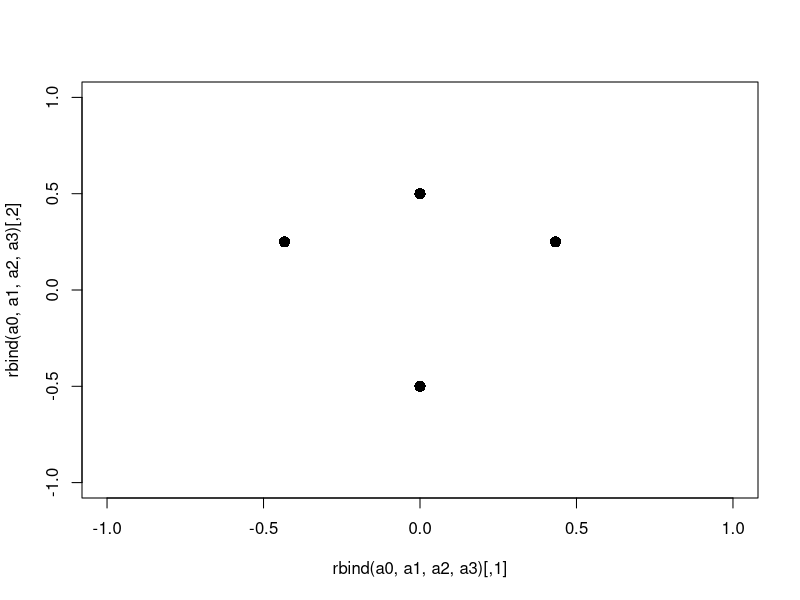

The R script that drew this image: (Note: this script raises an error after producing the figure.)
#ボール化した場合のフィルトレーションをプロットして確認する
a0<-c(0, -0.5)
a1<-c(0.5*sqrt(3)/2, 0.25)
a2<-c(0, 0.5)
a3<-c(-0.5*sqrt(3)/2, 0.25)
plot(rbind(a0, a1, a2, a3), xlim = c(-1, 1), ylim = c(-1, 1), pch=16, cex=1.5)
a_set<-TDAdataset$new(rbind(a0, a1, a2, a3))

#MHPによって距離を1-exp(r_ij^2)で更新した場合の点をプロットする
#その場合の点をつないだポリゴンを表示
r_01<-sum((a1 - a0)^2) 
r_02<-sum((a2 - a0)^2) 
r_03<-sum((a3 - a0)^2)
r_12<-sum((a2 - a1)^2) %>% sqrt()
r_23<-sum((a3 - a2)^2) %>% sqrt()
r_13<-sum((a3 - a1)^2) %>% sqrt()


d_01<-1-exp(-r_01)
d_02<-1-exp(-r_02)
d_03<-1-exp(-r_03)

a01<-((sqrt(r_01) - d_01)/sqrt(r_01))* (a1 - a0) + a0
points(x = a01[1], y = a01[2], col=3, pch=16)
a02<-((sqrt(r_02) - d_02)/sqrt(r_02))* (a2 - a0) + a0
points(x = a02[1], y = a02[2], col=3, pch=16)
a03<-((sqrt(r_03) - d_03)/sqrt(r_03))* (a3 - a0) + a0
points(x = a03[1], y = a03[2], col=3, pch=16)

polygon(c(a0[1], a01[1], a02[1], a03[1]), c(a0[2], a01[2], a02[2], a03[2]), col=rgb(255/255, 153/255, 153/255, alpha = 0.3))
lines(c(a1[1], a2[1], a3[1], a0[1], a1[1]), c(a1[2], a2[2], a3[2], a0[2], a1[2]))
#穴に相当する円周の描画
theta <- seq(-pi, pi, length=100)
r<-0.5
polygon(r*cos(theta), r*sin(theta))

R<-2*sqrt(3)
R<-8*sqrt(3)/5
R<-8/2.5
R<-3.2228
R<-3.25
R<-2*sqrt(3)-1
R<-3.0551
R<-4
#a0を中心に半径2の円とみなした時のbirthとdeath
R<-(4*sqrt(3)-v)/2
#v=2
R<-1/11*(6*sqrt(55)-11)
#v=1
R<-1/94*(12*sqrt(987)-47)
#v=3
R<-4*sin(pi/6)
R<-1/26*(4*sqrt(715)-39)

#a0の固定円の半径
v<-3

polygon(a0[1]+(R+v)*cos(theta), a0[2]+(R+v)*sin(theta), col=rgb(255/255, 153/255, 153/255, alpha = 0.3))
#a0固定円なし
polygon(a0[1]+R*cos(theta), a0[2]+R*sin(theta), col=rgb(255/255, 153/255, 153/255, alpha = 0.3))
#polygon(a0[1]+1.5*R*cos(theta), a0[2]+1.5*R*sin(theta))
polygon(a1[1]+R*cos(theta), a1[2]+R*sin(theta), col=rgb(255/255, 153/255, 153/255, alpha = 0.3))
polygon(a2[1]+R*cos(theta), a2[2]+R*sin(theta), col=rgb(255/255, 153/255, 153/255, alpha = 0.3))
polygon(a3[1]+R*cos(theta), a3[2]+R*sin(theta), col=rgb(255/255, 153/255, 153/255, alpha = 0.3))

#a0の固定円の描画
polygon(a0[1]+v*cos(theta), a0[2]+v*sin(theta), col="pink")
points(a0[1], a0[2], pch=16, cex=1.5)

polygon(1+R*cos(theta), (sqrt(3)-4)+R*sin(theta))
polygon(-1+R*cos(theta), (sqrt(3)-4)+R*sin(theta))
polygon(R*cos(theta), -2+R*sin(theta))
points(rbind(c(1, sqrt(3)-4),c(-1, sqrt(3)-4), c(0, -2)))
lines(c(0, 2*sqrt(3)), c(-4, 2))
lines(c(a1[1], a2[1], a3[1], a0[1]), c(a1[2], a2[2], a3[2], a0[2]))

#----------------------------------------
#点が満遍なく分布している場合----

#点のプロット
for (i in 1:(360/30)) {
  
  points(4*cos((i-1)*pi/6), 4*sin((i-1)*pi/6), pch=16, cex=1.5)
  
}

#円のプロット
x<-((2*sqrt(3)-4)^2 + 2^2)/2
x<-4*sin(pi/12)
x<-4
for (i in 1:(360/30)) {
  
  polygon(4*cos((i-1)*pi/6)+x*cos(theta), 4*sin((i-1)*pi/6)+x*sin(theta), col=rgb(255/255, 153/255, 153/255, alpha = 0.3))
  
}

#---------------------------------
#密度が低いが均等に分布している場合---
plot(rbind(a0, a1, a2, a3), xlim = c(-5, 5), ylim = c(-5, 5), type = "n")

#円のプロット
x<-4*sin(pi/4)
x<-4
for (i in 1:(360/90)) {
  
  polygon(4*cos((i-1)*pi/2)+x*cos(theta), 4*sin((i-1)*pi/2)+x*sin(theta))
  
}

#点のプロット
for (i in 1:(360/90)) {
  
  points(4*cos((i-1)*pi/2), 4*sin((i-1)*pi/2), pch=16)
  
}

#--------------------------------------
#擬似的なPDを出力
#密度が高い場合
plot(4*sin(pi/12), 4, pch=2, cex=2, xlim = c(0, 6), ylim = c(0, 6), col=2, lwd=2)
abline(0, 1)

#密度が低い場合
plot(2*sqrt(3), 4, pch=2, cex=2, xlim = c(0, 6), ylim = c(0, 6), col=2, lwd=2)
abline(0, 1)

plot(2*sqrt(3), 4, pch=2, cex=2, xlim = c(0, 6), ylim = c(0, 6), col=2, lwd=2)

#密度が低い場合
#固定円有り
plot(4*sin(pi/6), 1/26*(4*sqrt(715)-39), pch=2, cex=2, xlim = c(0, 6), ylim = c(0, 6), col=2, lwd=2)
abline(0, 1)

#----------------------------------------
#点が満遍なく分布している場合
#小さい円

#穴に相当する円
polygon(2*cos(theta), 2*sin(theta))

#点のプロット
for (i in 1:(360/30)) {
  
  points(2*cos((i-1)*pi/6), 2*sin((i-1)*pi/6), pch=16, cex=1.5)
  
}

#円のプロット
x<-((2*sqrt(3)-4)^2 + 2^2)/2
x<-2*sin(pi/12)
x<-2
for (i in 1:(360/30)) {
  
  polygon(2*cos((i-1)*pi/6)+x*cos(theta), 2*sin((i-1)*pi/6)+x*sin(theta), col=rgb(255/255, 153/255, 153/255, alpha = 0.3))
  
}

#擬似的なPDを出力
#小さい穴の場合
plot(2*sin(pi/12), 2, pch=2, cex=2, xlim = c(0, 6), ylim = c(0, 6), col=2, lwd=2)
abline(0, 1)

#-----------------------------------
#連結成分を表すためのプロット

b1<-c(1.5+sqrt(3), 0)
b2<-c(1.5, -1)
b3<-c(1.5, 1)

#穴の生成
r2<-1
#穴の消滅
r2<-sqrt(3)*2/3
#連結成分が1に
#r2<-1.5
r2<-sqrt(13)/2

r2<-3

plot(rbind(b1, b2, b3, b4, b5, b6), xlim = c(-5, 5), ylim = c(-5, 5), pch=16, cex=2)

#b1円
polygon(1.5+sqrt(3)+r2*cos(theta), r2*sin(theta), col=rgb(255/255, 153/255, 153/255, alpha = 0.3))
#b2円
polygon(1.5+r2*cos(theta), -1+r2*sin(theta), col=rgb(255/255, 153/255, 153/255, alpha = 0.3))
#b3円
polygon(1.5+r2*cos(theta), 1+r2*sin(theta), col=rgb(255/255, 153/255, 153/255, alpha = 0.3))


b4<-c(-1.5-sqrt(3), 0)
b5<-c(-1.5, -1)
b6<-c(-1.5, 1)

#b4円
polygon(-1.5-sqrt(3)+r2*cos(theta), r2*sin(theta), col=rgb(255/255, 153/255, 153/255, alpha = 0.3))
#b5円
polygon(-1.5+r2*cos(theta), -1+r2*sin(theta), col=rgb(255/255, 153/255, 153/255, alpha = 0.3))
#b6円
polygon(-1.5+r2*cos(theta), 1+r2*sin(theta), col=rgb(255/255, 153/255, 153/255, alpha = 0.3))

#単体プロット
#穴の消滅時
polygon(rbind(b1, b2, b3), density = 10)
polygon(rbind(b4, b5, b6), density = 10)

#連結成分が1になるとき
polygon(rbind(b5, b2, b3), density = 10)
polygon(rbind(b6, b2, b3), density = 10)
polygon(rbind(b5, b6, b3), density = 10)

lines(rbind(b1, b2), lwd=2)
lines(rbind(b1, b3), lwd=2)
lines(rbind(b3, b2), lwd=2)
lines(rbind(b3, b5), lwd=2)
lines(rbind(b5, b2), lwd=2)
lines(rbind(b6, b2), lwd=2)
lines(rbind(b3, b6), lwd=2)
lines(rbind(b5, b6), lwd=2)
lines(rbind(b4, b5), lwd=2)
lines(rbind(b4, b6), lwd=2)

#擬似的なPDを出力
#穴の消滅時の連結成分
plot(0, sqrt(3)*2/3, pch=16, cex=2, xlim = c(0, 4), ylim = c(0, 4))
abline(0, 1)
#擬似的なPDを出力
#連結成分が1になるとき
plot(rbind(c(0, sqrt(3)*2/3),c(0, sqrt(13)/2)), pch=16, cex=2, xlim = c(0, 4), ylim = c(0, 4))
abline(0, 1)

#フィルトレーション終了
plot(rbind(c(0, sqrt(3)*2/3),c(0, sqrt(13)/2), c(0, 3)), pch=16, cex=2, xlim = c(0, 4), ylim = c(0, 4))
abline(0, 1)
